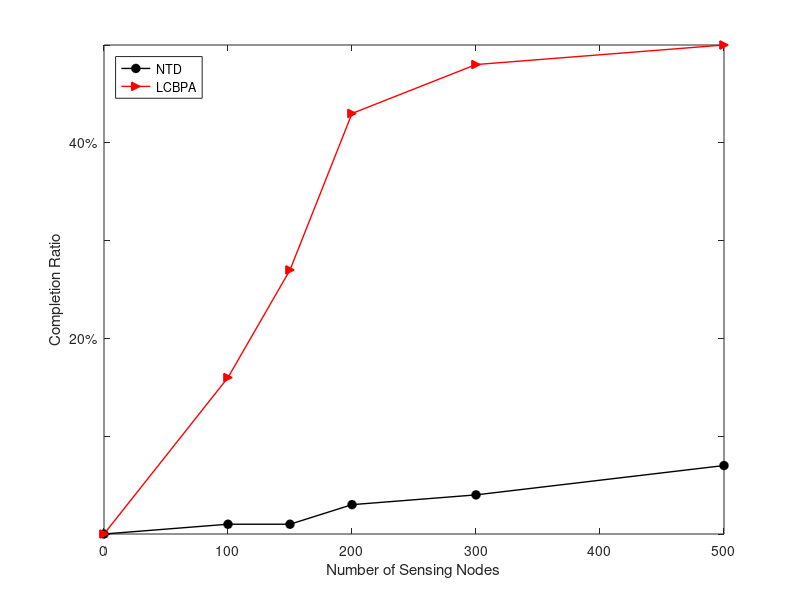

Write MATLAB code to recreate this figure.
 % a=0.5 k=20
% calculate the completion rate 
% with/without algorithm
clc;
clear;

x = [0 100 150 200 300 500];
y1 = [0 2 2 6 8 14];
y2 = [0 32 54 86 96 100];

figure;
plot(x,y1,'-oblack','LineWidth',1.0,'MarkerFaceColor','black');hold on
plot(x,y2,'->red','LineWidth',1.0,'MarkerFaceColor','red')
     
set(gca,'YTickLabel',{'','','20%','','40%','','60%','','80%','','100%'},'LineWidth',0.5)
xlabel('Number of Sensing Nodes');
ylabel('Completion Ratio')

legend('NTD','LCBPA','Location','NorthWest');
%legend('boxoff');
%grid on;
%axes('Parent',f1,'FontSize',12,'FontName','Times','LineWidth',1.5);
